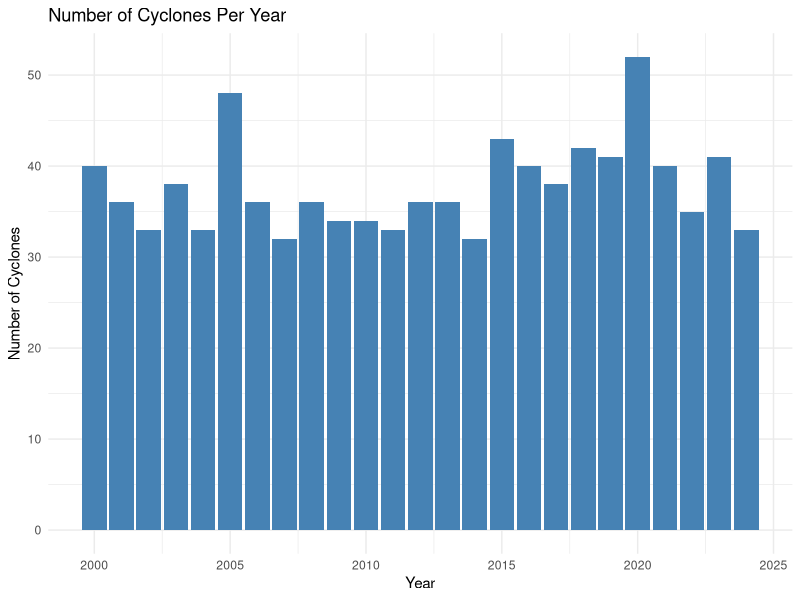
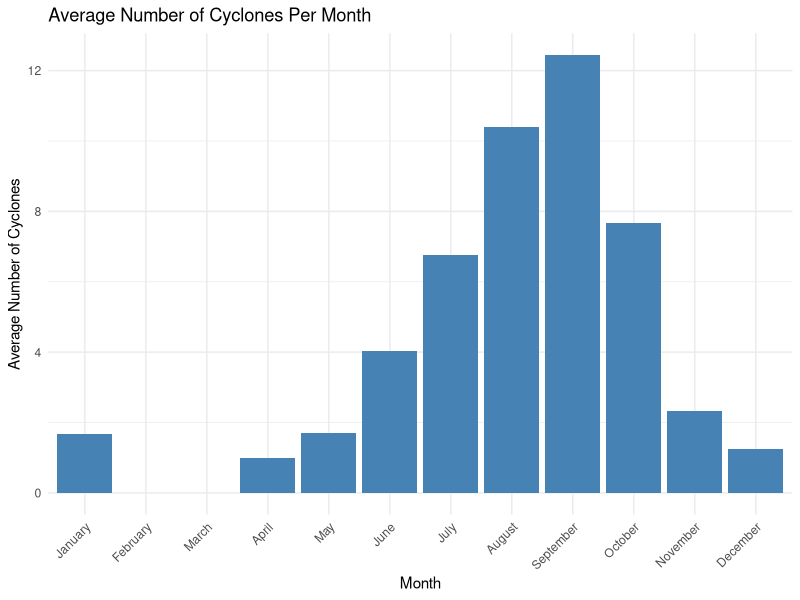
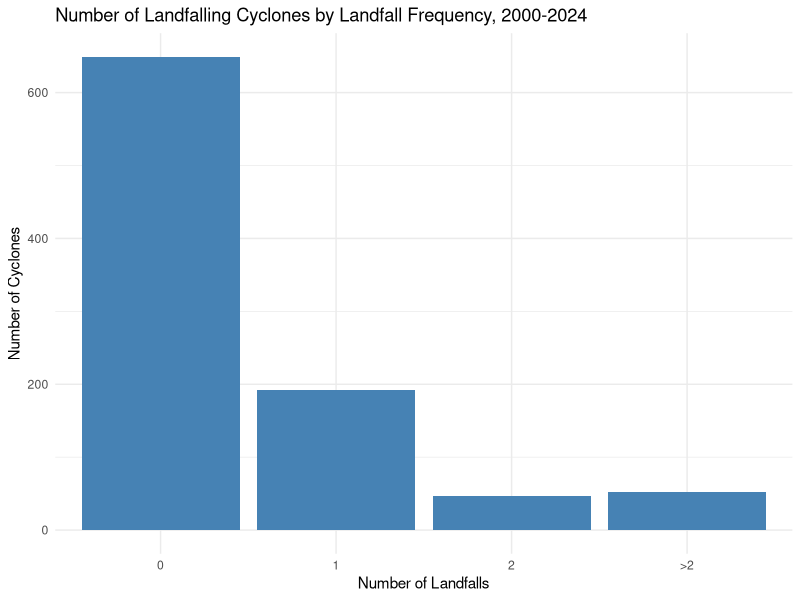
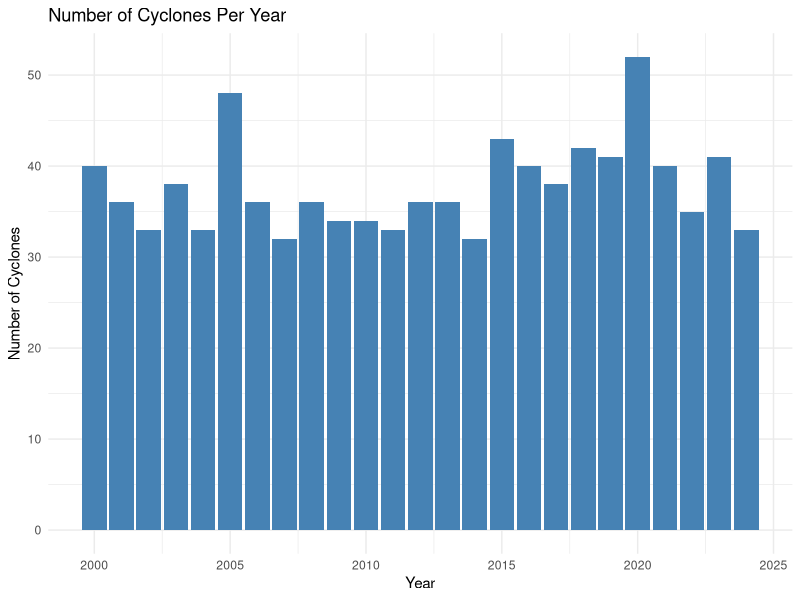
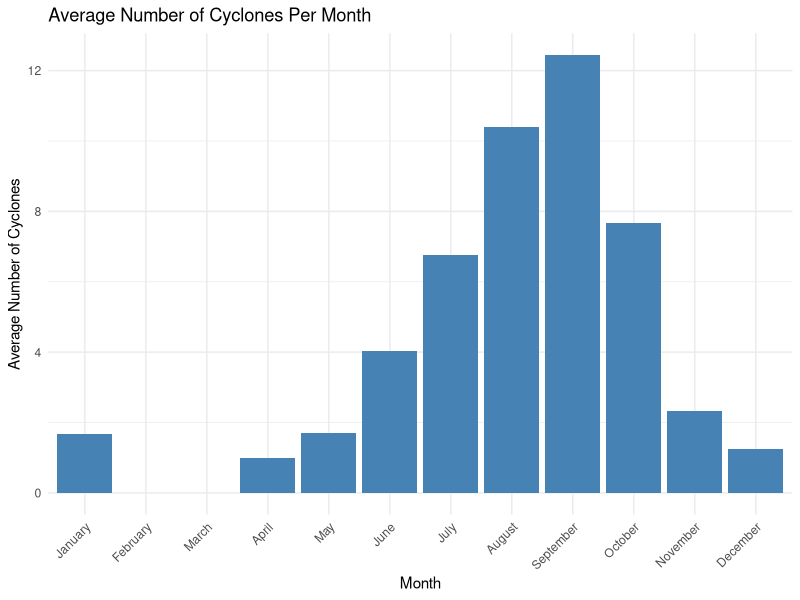
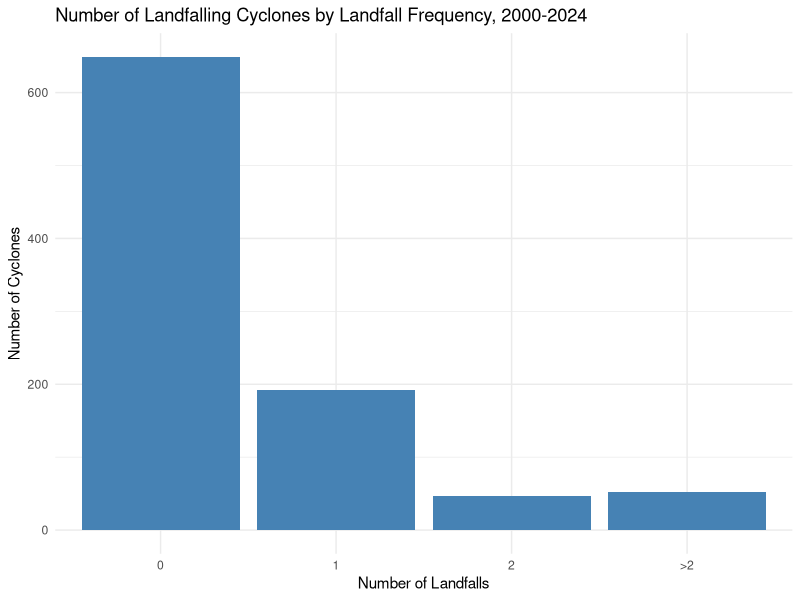

These charts were generated, in order, by the following R code: (Note: this script raises an error after producing the figures.)
# in this script, we perform an exploratory data analysis of our cyclone
# track data from the HURDAT2 data set
# we are interested in the number of cyclones per year, how many make landfall 
# and any seasonality effects

library(dplyr)
library(magrittr)
library(here)
library(tidyr)
library(ggplot2)


#==============================================================================
# we load our data set
#==============================================================================

hurricane_data <- read.csv(here("data", "derived", "hurricane-data.csv"))


#==============================================================================
# we want to plot the number of cyclones per year from 2000-2024 
#==============================================================================

cyclones_per_year <- hurricane_data %>%
  group_by(YEAR, STORM_ID) %>%
  summarise() %>%
  group_by(YEAR) %>%
  summarise(CYCLONE_NUM = n())

# Plot
ggplot(cyclones_per_year, aes(x = YEAR, y = CYCLONE_NUM)) +
  geom_col(fill = "steelblue") +
  labs(title = "Number of Cyclones Per Year",
       x = "Year",
       y = "Number of Cyclones") +
  theme_minimal()

# save output
ggsave(here("outputs", "cyclones-per-year.pdf"), height = 4.5, width = 6, dpi=300)


#==============================================================================
# since cyclone numbers have stayed relatively constant (besides two peaks)
# over the years, we check for a monthly seasonality component 
#==============================================================================

# calculate average number of cyclones per month (across 2000-2024)
cyclones_per_month_and_year <- hurricane_data %>%
  group_by(YEAR, MONTH, STORM_ID) %>%
  summarise() %>%
  group_by(YEAR, MONTH) %>%
  summarise(CYCLONE_NUM = n())

avg_cyclones_per_month <- cyclones_per_month_and_year %>%
  group_by(MONTH) %>%
  summarise(AVG_CYCLONES = mean(CYCLONE_NUM))

# we notice some months are missing from our data set
# this is because no cyclones occurred in those months
# we now add the missing months with an avg cyclone count of zero
all_months <- data.frame(MONTH = 1:12)
avg_cyclones_per_month <- left_join(all_months, 
                                        avg_cyclones_per_month, 
                                        by = "MONTH")

# replace month numbers with month names
avg_cyclones_per_month <- avg_cyclones_per_month %>%
  mutate(AVG_CYCLONES = replace_na(AVG_CYCLONES, 0), MONTH = month.name)


# plot average number of cyclones per month
ggplot(avg_cyclones_per_month, aes(x = factor(MONTH, levels = MONTH), 
                                   y = AVG_CYCLONES)) +
  geom_col(fill = "steelblue") +
  labs(title = "Average Number of Cyclones Per Month",
       x = "Month",
       y = "Average Number of Cyclones") +
  theme_minimal() + theme(axis.text.x = element_text(angle = 45,
                                                     vjust = 1,
                                                     hjust = 1))

# we see a significant increase in the number of cyclones in July-October

# save output
ggsave(here("outputs", "avg-cyclones-per-month.pdf"), height = 4.5, width = 6, dpi=300)

#==============================================================================
# we now want to look closer into cyclone that landfall
#==============================================================================

# number of landfalls for each cyclone
landfall_statistics <- hurricane_data %>%
  group_by(STORM_ID) %>%
  summarise(LANDFALL_NUM = sum(RECORD_ID == "L"))

# categorise cyclones based on how many times they landfall
landfall_statistics <- landfall_statistics %>%
  mutate(CATEGORY = case_when(
    LANDFALL_NUM == 0 ~ '0',
    LANDFALL_NUM == 1 ~ '1',
    LANDFALL_NUM == 2 ~ '2',
    LANDFALL_NUM > 2  ~ ">2"))

# Count how many cyclones fall into each category
landfall_summary <- landfall_statistics %>%
  group_by(CATEGORY) %>%
  summarise(NUM = n())

# plot results
ggplot(landfall_summary, aes(x = factor(CATEGORY, levels = CATEGORY), y = NUM)) +
  geom_col(fill = "steelblue") +
  labs(title = "Number of Landfalling Cyclones by Landfall Frequency, 2000-2024",
       x = "Number of Landfalls",
       y = "Number of Cyclones") +
  theme_minimal()

# save output
ggsave(here("outputs", "nbr-cyclone-landfalls.pdf"), height = 4.5, width = 6, dpi=300)

#==============================================================================
# we also want to inspect cyclone paths for cyclones that landfall
#==============================================================================

# we load our world map data
world <- map_data("world")


# we now select all the hurricanes that landfall at least once
landfall_hurricanes <- hurricane_data %>%
  filter(RECORD_ID == "L") %>%
  distinct(STORM_ID)

landfall_data <- hurricane_data %>%
  filter(STORM_ID %in% landfall_hurricanes$STORM_ID)


landfall_data <- landfall_data %>%
  mutate(TIME = sprintf("%04s", as.integer(TIME)),
    DATE_TIME = as.POSIXct(paste(YEAR, 
                                 MONTH, 
                                 DAY, 
                                 str_sub(TIME, 1, 2), 
                                 str_sub(TIME, 3, 4)),
                      format = "%Y %m %d %H %M"))

# plot map
ggplot() +
  # Base world map 
  geom_polygon(data = world, aes(x = long, y = lat, group = group), 
               fill = "beige", col = "#808080", linewidth = 0.2) +  
  theme(panel.background = element_rect(fill = "lightblue", color = NA),
        panel.grid.major = element_blank(), panel.grid.minor = element_blank()) +
  
  geom_path(data = landfall_data, aes(x = LON, y = LAT, 
                                      group = STORM_ID, color = WIND), 
            size = 0.5, alpha = 0.5) +
  scale_color_gradient(low = "green", high = "red") + 
  coord_cartesian( xlim = c(-180, 160), ylim = c(-5, 70)) + 
  labs(title = "Hurricane Tracks with Wind Speed (Pacific-Centric)",
       x = "Longitude", y = "Latitude", color = "Wind Speed (knots)") +
  theme(legend.position = "right")
